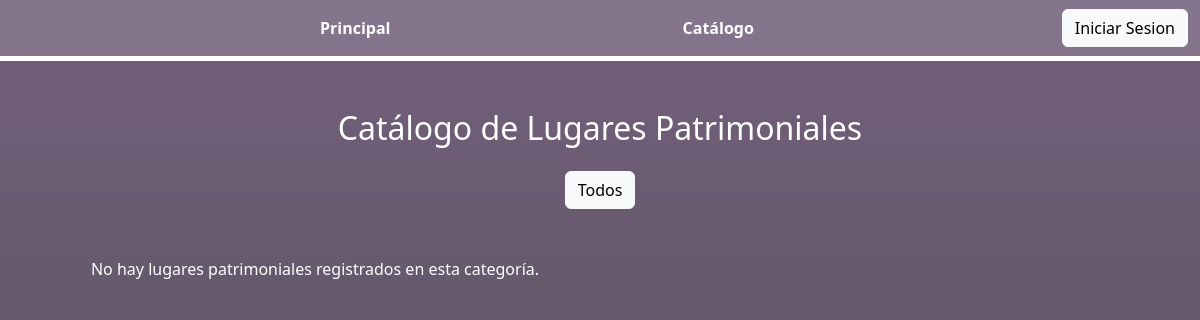
Before: /catalogo/?categoria=111 with the older database file.
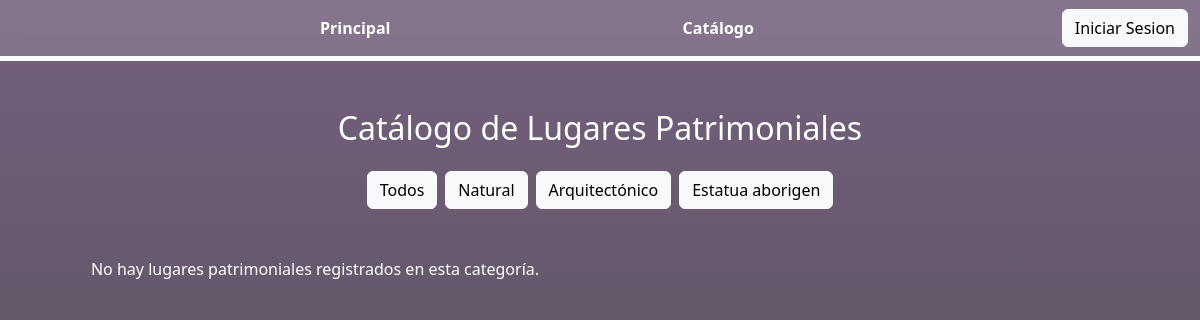
After: the same page with the newer database file.
### core/models.py (models this page shows, shortened)
class Categoria(models.Model):
    cod = models.CharField(max_length=3, primary_key=True) #Clave Primaria
    nombre = models.CharField(max_length=30)
    descripcion = models.CharField(max_length=250)

### core/views.py (the view)
# urls.py: path("catalogo/", views.catalogo, name="catalogo"), # Sitio Catálogo
def catalogo(request):
    categoria_cod = request.GET.get('categoria')
    categorias = Categoria.objects.all()
    if categoria_cod:
        lugares = LugarPatrimonial.objects.filter(categoria__cod=categoria_cod)
    else:
        lugares = LugarPatrimonial.objects.all()
    context = {
        'lugares': lugares,
        'categorias': categorias,
        'categoria_activa': categoria_cod
    }
    return render(request, 'core/catalogo.html', context)

### core/templates/core/catalogo.html (shortened to what this page needs)
{% extends 'core/base.html' %}
{% block content %}
<div class="container my-5">
    <h2 class="text-white text-center mb-4">Catálogo de Lugares Patrimoniales</h2>
    <div class="d-flex justify-content-center flex-wrap gap-2 mb-5">
        <a href="{% url 'catalogo' %}" class="btn btn-light">
            Todos
        </a>
        {% for cat in categorias %}
        <a href="{% url 'catalogo' %}?categoria={{ cat.cod }}" class="btn btn-light">
            {{ cat.nombre }}
        </a>
        {% endfor %}
    </div>
    <div class="row row-cols-md-2 g-4">
        {% for lugar in lugares %}
        <div class="col">
            <div class="card transparencia w-100 d-flex texto-blanco border-white border-3 h-100">
                {% if lugar.imagen %}
                <img src="{{ lugar.imagen }}" class="d-block w-100 img-carrusel" alt="{{ lugar.nombre }}" style="height: 250px; object-fit: cover;">
                {% endif %}
                <div class="card-body d-flex flex-column">
                    <h5 class="card-title">{{ lugar.nombre }}</h5>
                    <p class="card-text">
                        <strong>Ubicación:</strong> {{ lugar.ubicacion }}
                    </p>
                    <button type="button" class="btn btn-light mt-auto" data-bs-toggle="modal" data-bs-target="#modalDetalle{{ lugar.cod }}">
                        Mostrar más info
                    </button>
                </div>
            </div>
        </div>
        <div class="modal fade" id="modalDetalle{{ lugar.cod }}" tabindex="-1" aria-labelledby="modalLabel{{ lugar.cod }}" aria-hidden="true">
            <div class="modal-dialog modal-dialog-centered">
                <div class="modal-content transparencia texto-blanco border-white border-3">
                    <div class="modal-header">
                        <h1 class="modal-title fs-5" id="modalLabel{{ lugar.cod }}">{{ lugar.nombre }}</h1>
                        <button type="button" class="btn-close btn-close-white" data-bs-dismiss="modal" aria-label="Close"></button>
                    </div>
                    <div class="modal-body">
                        <p><strong>Código:</strong> {{ lugar.cod }}</p>
                        <p><strong>Categoría:</strong> {{ lugar.categoria.nombre }}</p>
                        <p><strong>Ubicación:</strong> {{ lugar.ubicacion }}</p>
                        <p><strong>Año de construcción:</strong> {{ lugar.anio_construccion }}</p>
                        <p><strong>Descripción:</strong></p>
                        <p class="text-light">{{ lugar.descripcion }}</p>
                    </div>
                    <div class="modal-footer">
                        <button type="button" class="btn btn-secondary" data-bs-dismiss="modal">Cerrar</button>
                    </div>
                </div>
            </div>
        </div>
        {% empty %}
        <div class="col-12">
            <p class="text-white text-center">No hay lugares patrimoniales registrados en esta categoría.</p>
        </div>
        {% endfor %}
    </div>
</div>
{% endblock %}

### core/templates/core/base.html (shortened to what this page needs)
{% load static %}
<!DOCTYPE html>
<html lang="es">
<head>
    <link rel="stylesheet" href="{% static 'core/css/bootstrap.css' %}">
    <link rel="stylesheet" href="{% static 'core/css/mis_estilos_uwu.css' %}">
</head>
<body>
    <nav class="navbar navbar-expand-lg bg-body-tertiary transparencia texto-pesado border-bottom border-white border-5" id="NavbarGlobal">
        <div class="container-fluid">
            <div class="collapse navbar-collapse" id="navbarNavAltMarkup">
                <div class="navbar-nav w-100 justify-content-between bordes-h">
                    <a class="nav-link texto-blanco" aria-current="page" href="/">Principal</a>
                    <a class="nav-link texto-blanco" href="{% url 'catalogo' %}">Catálogo</a>
                </div>
            </div>
            {% if request.user.is_authenticated %}
            <button data-bs-toggle="modal" data-bs-target="#loginModal" class="btn btn-light texto-negro ms-auto">Cerrar Sesion</button>
            {% else %}
            <button data-bs-toggle="modal" data-bs-target="#loginModal" class="btn btn-light texto-negro ms-auto">Iniciar Sesion</button>
            {% endif %}
        </div>
    </nav>
    {% block content %}{% endblock %}
</body>
</html>

### core/static/core/css/mis_estilos_uwu.css (style rules this page uses)
body { background-image: linear-gradient(rgba(34, 0, 49, 0.622), rgba(0, 0, 0, 0.7)), url("../images/flores.JPG"); background-size: cover; background-position: center; min-height: 100vh; }
.bordes-h { padding-left: 25vw; padding-right: 25vw; }
.transparencia { background-color: rgba(192, 192, 192, 0.222) !important; backdrop-filter: blur(7px); }
.texto-pesado { font-weight: bold; }
.texto-blanco { color: white; }
.texto-negro { color: rgb(0, 0, 0); }

Changed rows visible on the page:
added Categoria: nombre "Natural"
added Categoria: nombre "Arquitectónico"
added Categoria: nombre "Estatua aborigen"
